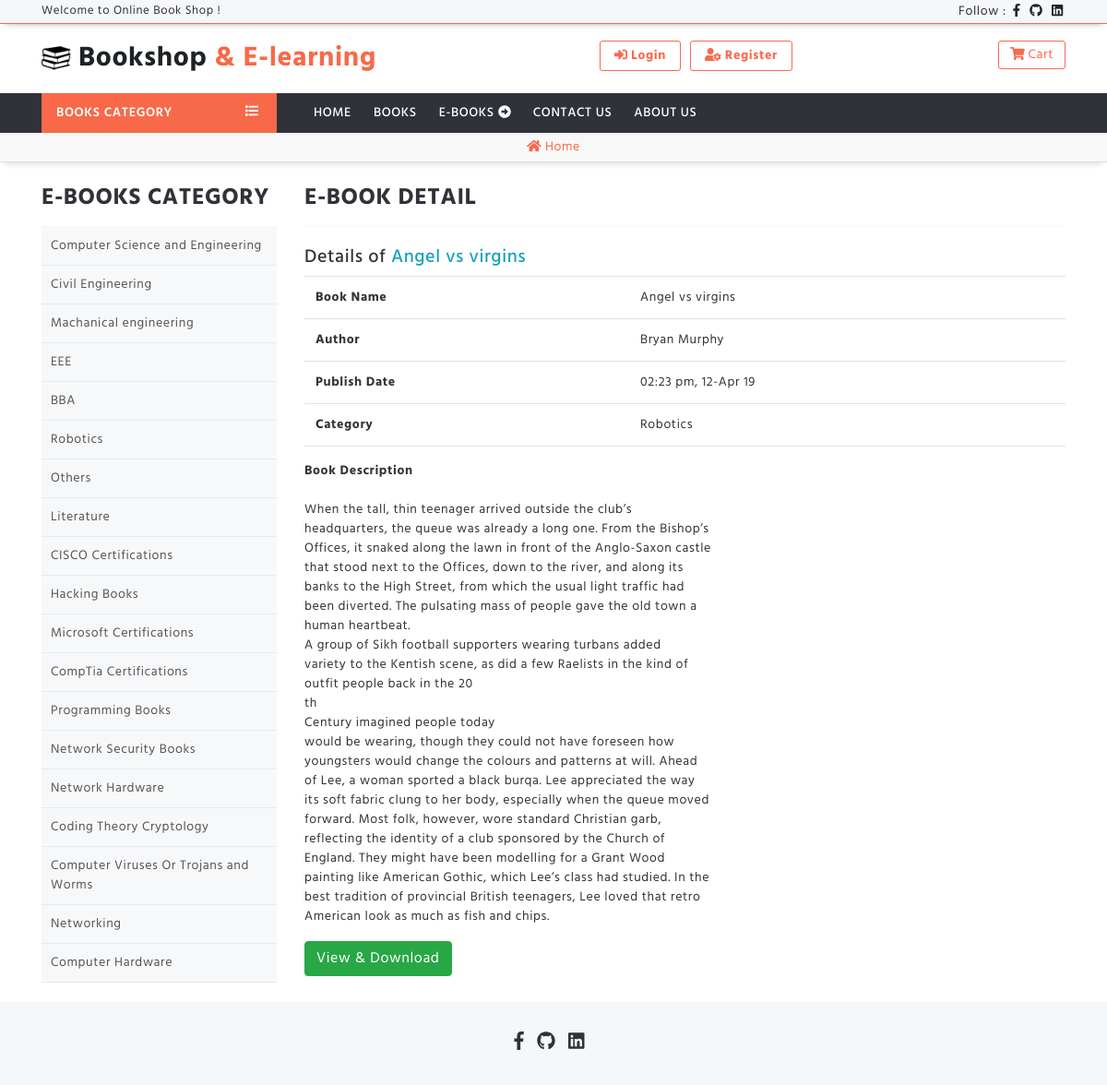
/users/ebook-view/2, run on the app's committed database.
### tables this page shows
CREATE TABLE `category` (
  `id` int(11) NOT NULL,
  `category` varchar(100) NOT NULL,
  `description` text NOT NULL,
  `tag` varchar(100) NOT NULL
);

CREATE TABLE `ebooks` (
  `id` int(11) NOT NULL,
  `ebook_name` varchar(200) NOT NULL,
  `description` text NOT NULL,
  `author` varchar(200) NOT NULL,
  `book_file` varchar(500) NOT NULL,
  `book_image` varchar(500) NOT NULL,
  `categoryId` int(11) NOT NULL,
  `dateTime` timestamp NOT NULL DEFAULT current_timestamp()
);

### application/controllers/users.php (called while the page is built, shortened)
<?php
class Users extends CI_Controller {
	public function __construct()
	{
		$this->load->library('cart');
	}
	public function ebook_view($id)
	{
		$this->load->model('admin_model');
		$view['category'] = $this->admin_model->get_category();
		$this->load->model('admin_model');
		$view['ebook_detail'] = $this->admin_model->get_ebook_detail($id);
		if($this->admin_model->get_ebook_detail($id))
		{
			$view['user_view'] = "users/ebook_detail";
			$this->load->view('layouts/user_layout', $view);
		}
		else
		{
			$view['user_view'] = "temp/404page";
			$this->load->view('layouts/user_layout', $view);
		}
	}
}

### index.php (called while the page is built, shortened)
<?php
require_once BASEPATH.'core/CodeIgniter.php';

### application/models/admin_model.php (called while the page is built, shortened)
<?php
class admin_model extends CI_Model
{
	public function get_category()
	{
		$query = $this->db->get('category');
		return $query->result();
	}
	public function get_ebook_detail($id)
	{
		$this->db->select('ebooks.*, category.category');
		$this->db->from('ebooks');
		$this->db->join('category', 'ebooks.categoryId = category.id');
		$this->db->where('ebooks.id', $id);
		$query = $this->db->get();
		return $query->row();
	}
}

### application/views/users/ebook_detail.php (the view)
<br>
<div class="row">
  <div class="col-lg-3">
    <div id="table-header">e-books category</div>
    <div class="ebooks-menu">
      <ul>
        <?php foreach($category as $ctg): ?>
        <?php print '<li><a href="'.base_url('users/all_ebooks').'/?ctg='.$ctg->id.'">'.$ctg->category.'</a></li>';?>
        <?php endforeach; ?>
      </ul>
    </div>
  </div>
  <div class="col-lg-9">
	<div class="row">
		<div class="col-lg-12">
			<div id="table-header">E-book Detail</div><br>
			<div><h5>Details of <span class="text-info"><?= strip_tags($ebook_detail->ebook_name) ?></span></h5></div>
			<table class="table">
				<tr>
					<th>Book Name</th>
					<td colspan="1"><?= strip_tags($ebook_detail->ebook_name) ?></td>
				</tr>
				<tr>
					<th>Author</th>
					<td colspan="1"><?= strip_tags($ebook_detail->author) ?></td>
				</tr>
				<tr>
					<th>Publish Date</th>
					<td colspan="1"><?= date('h:i a, d-M y', strtotime(strip_tags($ebook_detail->dateTime))) ?></td>
				</tr>
				<tr class="border-bottom">
					<th>Category</th>
					<td colspan="1"><?= strip_tags($ebook_detail->category) ?></td>
				</tr>
			</table>
			<div><b>Book Description</b></div><br>
			<p><?= nl2br(strip_tags($ebook_detail->description)) ?></p>
			<a href="<?= $ebook_detail->book_file ?>" target = "_blank" class = "btn btn-success">View & Download</a>
		</div>
	</div>
  </div>
</div>
<br>

### tool/css/style.css (style rules this page uses)
* { margin: 0; padding: 0; }
body { font-family: myfont; font-size: 14px; font-weight: 400; letter-spacing: .6px; color: #333; }
h1, h2, h3, h4, h5, h6 { color: #333; word-break: break-word; }
#form-header, #table-header { border-bottom: 1px solid #F6F7F8; font-size: 25px; padding-bottom: 10px; text-transform: uppercase; font-weight: 700; color: #30323A; }
.ebooks-menu { background: #F7F8FA; }
.ebooks-menu ul { padding: 0; margin: 0; }
.ebooks-menu ul li { list-style: none; }
.ebooks-menu ul li a { display: block; width: 100%; padding: 10px 10px; color: #555; border-bottom: 1px solid #E7E8EA; transition: .4s; }

### data on the page
category: category "Computer Science and Engineering"
category: category "Civil Engineering"
category: category "Machanical engineering"
category: category "EEE"
category: category "BBA"
category: category "Robotics"
category: category "Others"
category: category "Literature"
category: category "CISCO Certifications"
category: category "Hacking Books"
category: category "Microsoft Certifications"
category: category "CompTia Certifications"
category: category "Programming Books"
category: category "Network Security Books"
category: category "Network Hardware"
category: category "Coding Theory Cryptology"
category: category "Computer Viruses Or Trojans and Worms"
category: category "Networking"
category: category "Computer Hardware"
ebooks: ebook_name "Angel vs virgins", author "Bryan Murphy", dateTime "02:23 pm, 12-Apr 19", categoryId.category "Robotics", description "When the tall, thin teenager arrived outside the club’s headquarters, the queue was already a long one. From the Bishop’s Offices, it snaked along the lawn in front of the Anglo-Saxon castle that stood next to the Offices, down to the river, and along its banks to the High Street, from which the usual light traffic had been diverted. The pulsating mass of people gave the old town a human heartbeat. A group of Sikh football supporters wearing turbans added variety to the Kentish scene, as did a few Raelists in the kind of outfit people back in the 20 th Century imagined people today would be wearing, though they could not have foreseen how youngsters would change the colours and patterns at…"
